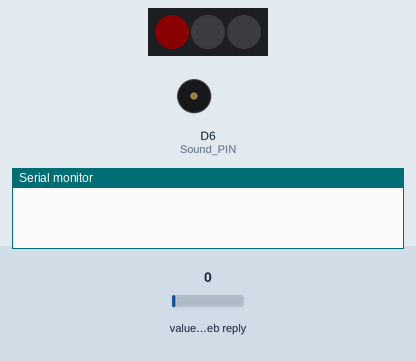
Recording of a sketch running on a simulated ESP8266 (NodeMCU). Parts: 3 RGB LEDs in strip order, left to right, buzzer (waves = sounding), the last lines printed to the serial monitor. The test bench sets the inputs (shaded band); at power-on: value in the web reply 0. Dim RGB values are drawn brighter than linear; WiFi joins after 1.5 s; servers stay silent unless stated; web services answer with replies made up by the test bench.

Above: at 0.1 s.
At 1.6 s:
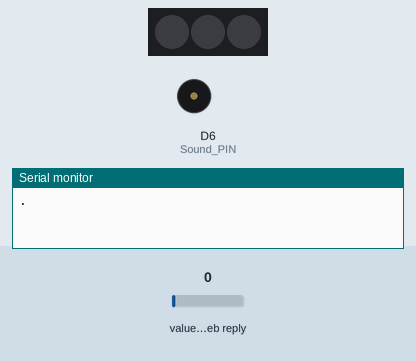
At 6.3 s:
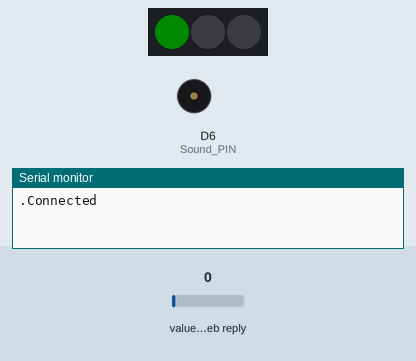
At 38.8 s:
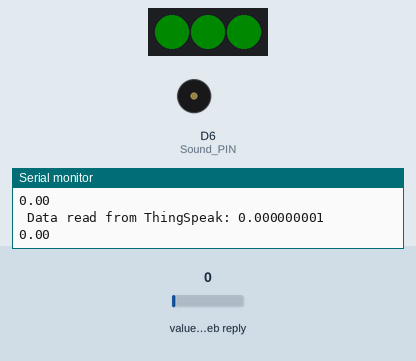
Timing chart, 0 to 40.0 s (numbered marks = the images above):
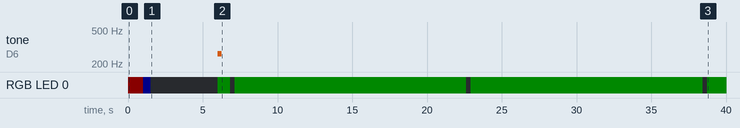

Measured:
- by itself, tone on D6 (Sound_PIN): silent → 262 Hz at 6.0 s, → silent 0.25 s later
- by itself, RGB LED 0: off → RGB(10, 0, 0) at 0.00 s, → RGB(0, 0, 10) 1.0 s later, → off 0.50 s later, → RGB(0, 10, 0) 4.5 s later, … (10 changes in this stretch)

The sketch:

ProtoType_A.ino
```cpp
#include "ThingSpeak.h"
#include "secrets.h"
#include <ESP8266WiFi.h>
#include <ESP8266HTTPClient.h>
#include <FastLED.h>
#include "pitches.h"

#define Humid_PIN D1
#define Sound_PIN D6
#define LED_PIN D4
#define LED_COUNT 3

CRGB leds[LED_COUNT];

//WiFi information
char ssid[] = SECRET_SSID;   // your network SSID (name)
char pass[] = SECRET_PASS;   // your network password
int keyIndex = 0;            // your network key Index number (needed only for WEP)
WiFiClient  client;


// ThingSpeak information
char thingSpeakAddress[] = "api.thingspeak.com";
unsigned long myChannelNumber = 871843;
char* myreadAPIKey = "7112IEISHV53QY3K";
unsigned int dataFieldOne   = 1;  //Humid
unsigned int dataFieldTwo   = 2;  //Light


//Sounds
// notes in the melody:
  int melodyMain[] = {
  NOTE_C4, NOTE_G3, NOTE_G3, NOTE_A3, NOTE_G3, 0, NOTE_B3, NOTE_C4
};

// note durations: 4 = quarter note, 8 = eighth note, etc.:
 float noteDurationsMain[] = {
  4, 8, 8, 4, 4, 4, 4, 4
};

//misc Variable
int number = 0;

float checkData1;
float checkData2;

void setup() {
  Serial.begin(115200);  // Initialize serial
  WiFi.mode(WIFI_STA);
  FastLED.addLeds<NEOPIXEL, LED_PIN>(leds, LED_COUNT);
  leds[0].setRGB(10,0,0);
  FastLED.show();
}

void loop() {
  connectWiFi();
  //checkData2 = readDataTS(dataFieldTwo);
  checkData1 = readDataTS(dataFieldOne);

  Serial.println(String(checkData2));
  //High Humidity Detected
  if(checkData1 > 208){ // && checkData2 < 200
    leds[0].setRGB(0,10,0);
    leds[1].setRGB(0,10,0);
    leds[2].setRGB(10,0,0);
    FastLED.show();
    PlayerMelody(melodyMain, noteDurationsMain);
    //BathRoom Light are on
  //}else if(checkData2 > 40){ && checkData1 < 208
  //  leds[0].setRGB(0,10,0);
  //  leds[1].setRGB(10,0,0);
  // leds[2].setRGB(0,10,0);
  // FastLED.show();
  //  PlayerMelody(melodyMain, noteDurationsMain);
    // Low Light and Low Humidity
  } else{
    leds[0].setRGB(0,10,0);
    leds[1].setRGB(0,10,0);
    leds[2].setRGB(0,10,0);
    FastLED.show();
  }


  delay(15000);
}


// Try to connect to wifi until succesfull
int connectWiFi(){
  while (WiFi.status() != WL_CONNECTED) {
    // One led light burn blue when connecting/Reconnecting to WiFi

    delay(1000);
    while(WiFi.status() != WL_CONNECTED){
      WiFi.begin(ssid,pass);
      Serial.print(".");
      leds[0].setRGB(0,0,10);
      FastLED.show();
      delay(500);
      leds[0].setRGB(0,0,0);
      FastLED.show();
      delay(4500);
      }
    ThingSpeak.begin(client);
    Serial.println( "Connected" );
    leds[0].setRGB(0,10,0);
    FastLED.show();
    PlayerMelody(melodyMain, noteDurationsMain);
    }
  }

float readDataTS( int TSField ){
  leds[0].setRGB(0,10,0);
  FastLED.show();
  delay(500);
  leds[0].setRGB(0,0,0);
  FastLED.show();

  float data =  ThingSpeak.readFloatField( myChannelNumber, TSField, myreadAPIKey );
  Serial.println( " Data read from ThingSpeak: " + String( data, 9 ) );
  return data;

}

int PlayerMelody( int melody[],  float noteDurations[]) {
  for (int thisNote = 0; thisNote < 8; thisNote++) {

    int noteDuration = 1000 / noteDurations[thisNote];

    tone(Sound_PIN, melody[thisNote], noteDuration);

    int pauseBetweenNotes = noteDuration * 1.30;

    delay(pauseBetweenNotes);

    noTone(8);
    return 0;
  }
}
```

pitches.h
```cpp
/*************************************************
 * Public Constants
 *************************************************/

#define NOTE_B0  31
#define NOTE_C1  33
#define NOTE_CS1 35
#define NOTE_D1  37
#define NOTE_DS1 39
#define NOTE_E1  41
#define NOTE_F1  44
#define NOTE_FS1 46
#define NOTE_G1  49
#define NOTE_GS1 52
#define NOTE_A1  55
#define NOTE_AS1 58
#define NOTE_B1  62
#define NOTE_C2  65
#define NOTE_CS2 69
#define NOTE_D2  73
#define NOTE_DS2 78
#define NOTE_E2  82
#define NOTE_F2  87
#define NOTE_FS2 93
#define NOTE_G2  98
#define NOTE_GS2 104
#define NOTE_A2  110
#define NOTE_AS2 117
#define NOTE_B2  123
#define NOTE_C3  131
#define NOTE_CS3 139
#define NOTE_D3  147
#define NOTE_DS3 156
#define NOTE_E3  165
#define NOTE_F3  175
#define NOTE_FS3 185
#define NOTE_G3  196
#define NOTE_GS3 208
#define NOTE_A3  220
#define NOTE_AS3 233
#define NOTE_B3  247
#define NOTE_C4  262
#define NOTE_CS4 277
#define NOTE_D4  294
#define NOTE_DS4 311
#define NOTE_E4  330
#define NOTE_F4  349
#define NOTE_FS4 370
#define NOTE_G4  392
#define NOTE_GS4 415
#define NOTE_A4  440
#define NOTE_AS4 466
#define NOTE_B4  494
#define NOTE_C5  523
#define NOTE_CS5 554
#define NOTE_D5  587
#define NOTE_DS5 622
#define NOTE_E5  659
#define NOTE_F5  698
#define NOTE_FS5 740
#define NOTE_G5  784
#define NOTE_GS5 831
#define NOTE_A5  880
#define NOTE_AS5 932
#define NOTE_B5  988
#define NOTE_C6  1047
#define NOTE_CS6 1109
#define NOTE_D6  1175
#define NOTE_DS6 1245
#define NOTE_E6  1319
#define NOTE_F6  1397
#define NOTE_FS6 1480
#define NOTE_G6  1568
#define NOTE_GS6 1661
#define NOTE_A6  1760
#define NOTE_AS6 1865
#define NOTE_B6  1976
#define NOTE_C7  2093
#define NOTE_CS7 2217
#define NOTE_D7  2349
#define NOTE_DS7 2489
#define NOTE_E7  2637
#define NOTE_F7  2794
#define NOTE_FS7 2960
#define NOTE_G7  3136
#define NOTE_GS7 3322
#define NOTE_A7  3520
#define NOTE_AS7 3729
#define NOTE_B7  3951
#define NOTE_C8  4186
#define NOTE_CS8 4435
#define NOTE_D8  4699
#define NOTE_DS8 4978
```

secrets.h
```cpp
// Use this file to store all of the private credentials
// and connection details

#define SECRET_SSID "Nathan"
#define SECRET_PASS "kaas1234"

#define SECRET_CH_ID 871843
#define SECRET_WRITE_APIKEY "MF5PRQJQPY97OK47"
```
